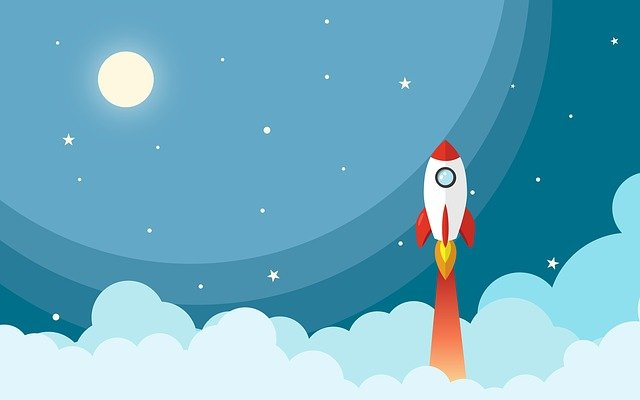
#> input picture poster.jpg, 640 x 400 px
$ python imagemanipulation.py
#> lines starting #> are read from the running program, lines starting #| are printed output that depends on the picture
import cv2
siu = cv2.imread("poster.jpg")
#> siu is the input picture: shape (400, 640, 3); mean B, G, R 194.6, 172.6, 108.6
rocket = siu[120:360,400:500]
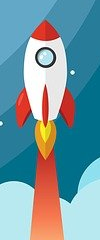
#> rocket: shape (240, 100, 3); mean B, G, R 162.8, 153.2, 118.1
siu[0:240,500:600] = rocket
siuu = "my name is pratyaksh chauhan i study in class 7"
cv2.putText(siu,siuu,(20,220),fontFace=cv2.FONT_HERSHEY_SIMPLEX,fontScale=1,color=(245,245,245))
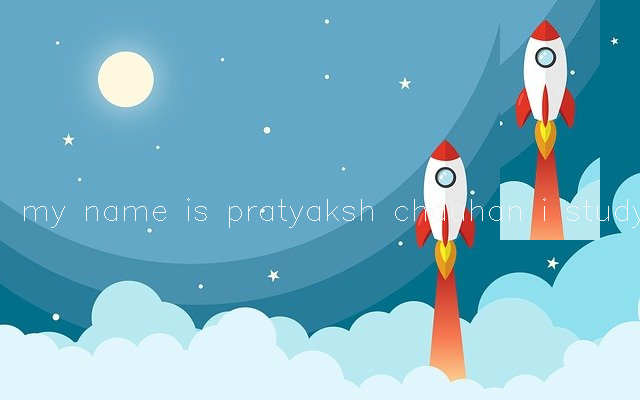
#> siu: shape (400, 640, 3); mean B, G, R 196.6, 176.3, 119
cv2.imshow("rocket",rocket)
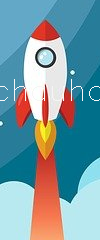
#> window 'rocket': shape (240, 100, 3); mean B, G, R 163.6, 154.1, 119.2
cv2.imshow("output",siu)
cv2.waitKey(0)
